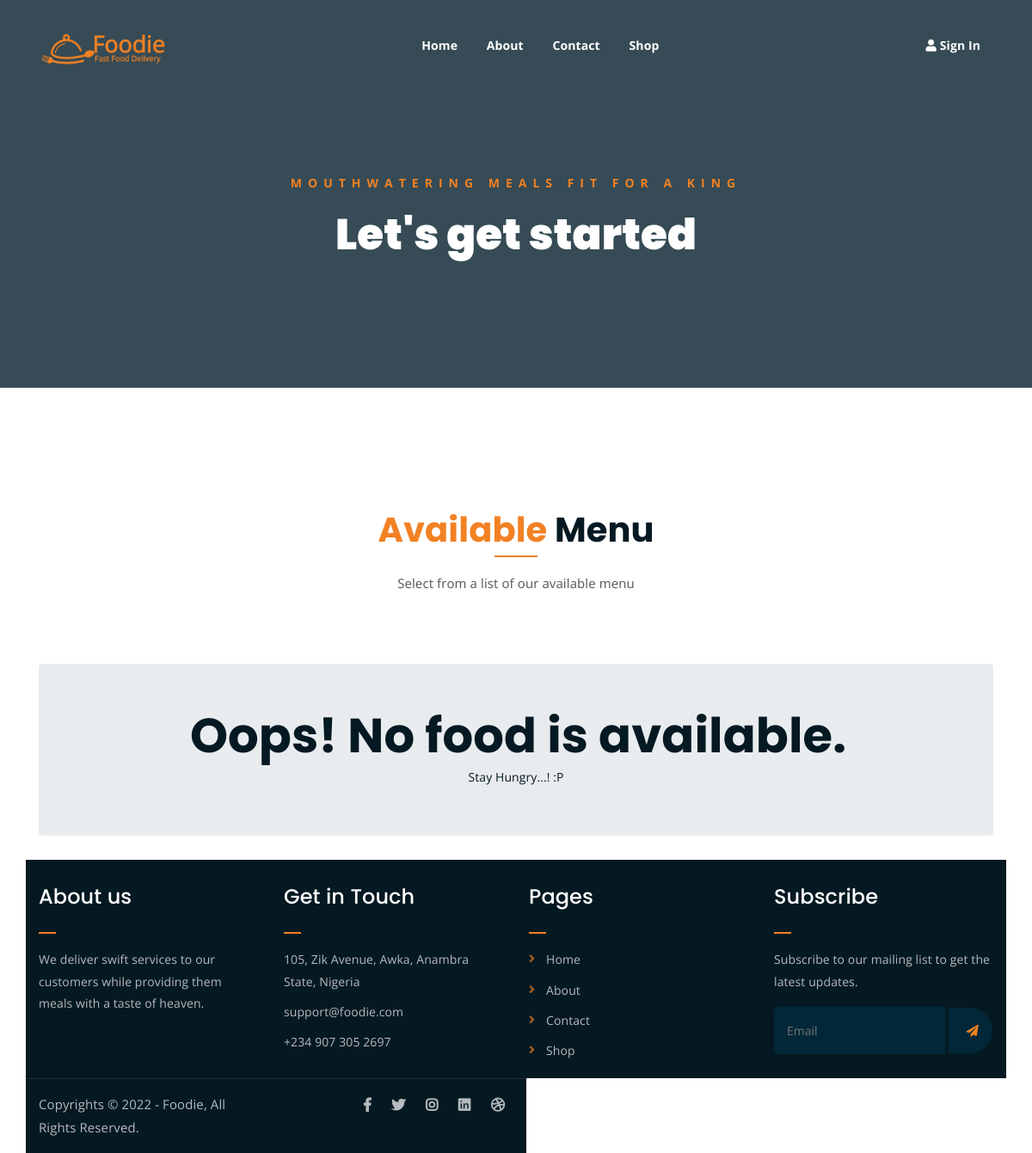
Page /shop2.php?userid=RES851 on the earlier database version.
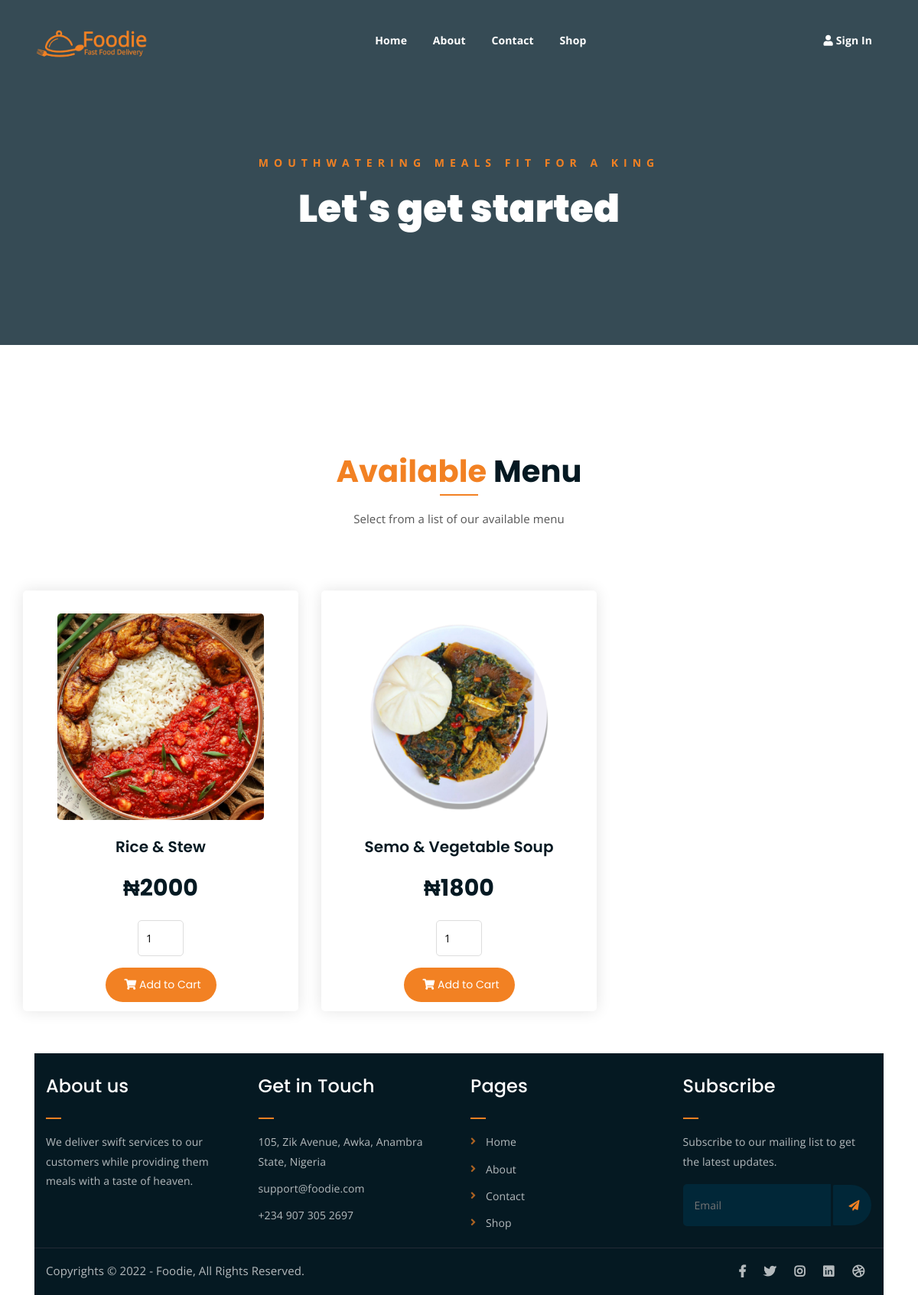
Same page on the later database version.
### tables this page shows
CREATE TABLE `menu` (
  `id` int(11) NOT NULL,
  `menuid` varchar(150) NOT NULL,
  `name` varchar(210) NOT NULL,
  `pic` varchar(250) NOT NULL,
  `price` int(11) NOT NULL,
  `userid` varchar(100) NOT NULL,
  `updated_at` timestamp NOT NULL DEFAULT current_timestamp() ON UPDATE current_timestamp()
);

### shop2.php (the view, shortened to what this page needs)
<?php
include ('header.php');
?>
	<div class="breadcrumb-section breadcrumb-bg">
		<div class="container">
			<div class="row">
				<div class="col-lg-8 offset-lg-2 text-center">
					<div class="breadcrumb-text">
						<p>mouthwatering meals fit for a king </p>
						<h1>Let's get started</h1>
					</div>
				</div>
			</div>
		</div>
	</div>
	<div class="product-section mt-150 mb-150">
		<div class="container">
			<div class="row">
				<div class="col-lg-8 offset-lg-2 text-center">
					<div class="section-title">
						<h3><span class="orange-text">Available</span> Menu</h3>
						<p>Select from a list of our available menu</p>
					</div>
				</div>
			</div>
			<div class="row">
			<?php
			require 'connection.php';
			$config = new mysqli ($host, $user, $pwd, $database);
			if(isset($_GET['userid'])){
				$userid = $_GET['userid'];
				$query2  = "SELECT * FROM menu WHERE userid = '$userid' ORDER BY name ASC";
                $result2 = $config->query($query2);
                if($result2->num_rows > 0){
					$count=0;
                  while($row = $result2 -> fetch_array()){
					if ($count == 0)
					 echo "<div class='row'>";
					 ?>
				<div class="col-lg-4 col-md-6 text-center">
					<div class="single-product-item">
						<form method ="POST" action="cart.php?action=add&menuid=<?php echo $row["menuid"]; ?>">
						<div class="product-image">
						<?php echo "<a class='pic' href='#'><img src="."assets/img/".$row['pic']."></a>"; ?></div>
						<h3><?php echo $row['name']?></h3>
						<p class="product-price">&#8358;<?php echo $row['price']?></p>
						<input type="number"  min="1" max="25" name="quantity" class="product-price" value="1" style="width: 60px;"> </h5>
						<br>
						<button type="submit" name="add" class="cart-btn" ><i class='fas fa-shopping-cart'></i> Add to Cart</button>
						</form>
					</div>
				</div>
			<?php
$count++;
}
?>
	</div>
</div>
<?php
}
else
{
  ?>
  <div class="container">
    <div class="jumbotron">
      <center>
         <label style="margin-left: 5px;color: red;"> <h1>Oops! No food is available.</h1> </label>
        <p>Stay Hungry...! :P</p>
      </center>
    </div>
  </div>
  <?php
}
			}
?>
<?php
include ('footer.php');
?>

Differences in the rows shown:
added menu: pic (picture), name "Rice & Stew", price "2000"
added menu: pic (picture), name "Semo & Vegetable Soup", price "1800"
Other differences:
text no longer shown: "Oops! No food is available. Stay Hungry...! :P"
